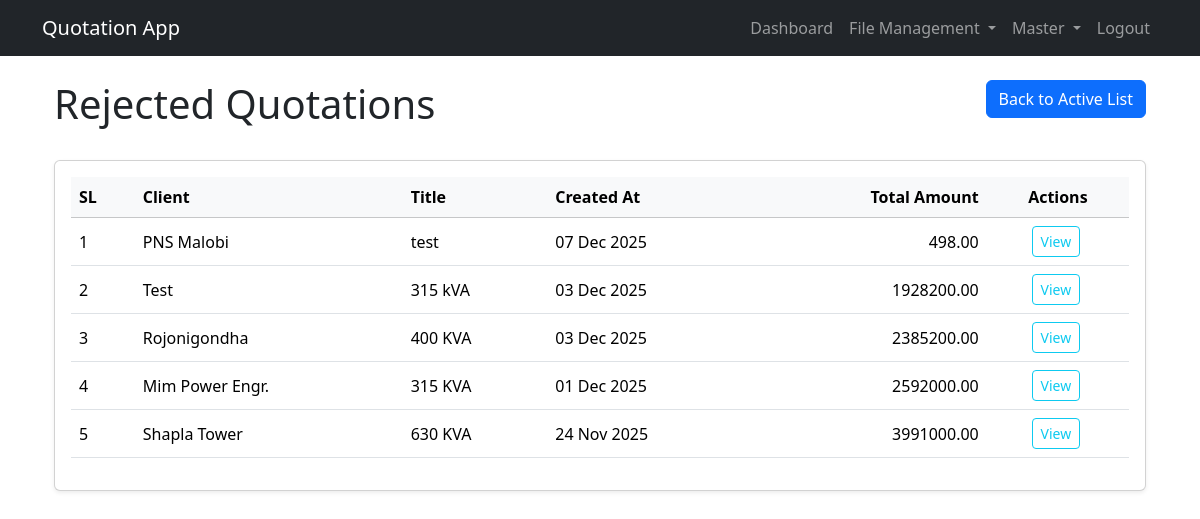
The app's page /rejected/ (signed in), older data.
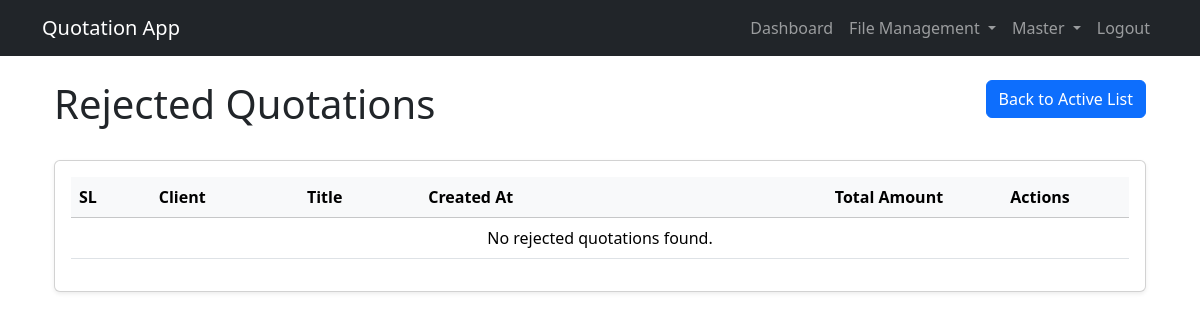
The same page, newer data.
### pages/models.py (models this page shows, shortened)
class Quotation(models.Model):
    STATUS_CHOICES = (
        ('active', 'Active'),
        ('archived', 'Archived'),
        ('rejected', 'Rejected'),
        ('achieved', 'Achieved'),
    )
    reference = models.CharField(max_length=20, null=True, blank=True)
    title = models.CharField(max_length=255)
    client_name = models.CharField(max_length=255)
    template = models.ForeignKey(QuotationTemplate, on_delete=models.SET_NULL, null=True, blank=True)
    created_at = models.DateTimeField(auto_now_add=True)
    updated_at = models.DateTimeField(auto_now=True)
    status = models.CharField(max_length=10, choices=STATUS_CHOICES, default='active')
    user = models.ForeignKey('auth.User', on_delete=models.SET_NULL, null=True, blank=True)
    discount = models.FloatField(default=0)
    def total_amount(self):
        return sum(group.subtotal() for group in self.groups.all())

class QuotationGroup(models.Model):
    quotation = models.ForeignKey(Quotation, on_delete=models.CASCADE, related_name='groups')
    name = models.CharField(max_length=255)
    def subtotal(self):
        return sum(item.total_price for item in self.items.all())

class QuotationItem(models.Model):
    group = models.ForeignKey(QuotationGroup, on_delete=models.CASCADE, related_name='items')
    item = models.ForeignKey(Item, on_delete=models.SET_NULL, null=True, blank=True)
    description = models.CharField(max_length=255, blank=True, null=True)
    unit = models.ForeignKey(Unit, on_delete=models.SET_NULL, null=True, blank=True)
    qty = models.FloatField(default=0)
    unit_price = models.FloatField(default=0)
    total_price = models.FloatField(default=0)

### pages/views.py (the view)
# urls.py: path('rejected/', RejectedQuotationListView.as_view(), name='rejected_quotation_list'),
@method_decorator(login_required, name='dispatch')
class RejectedQuotationListView(ListView):
    model = Quotation
    template_name = 'pages/quotations/rejected_quotation_list.html'
    context_object_name = 'quotations'
    paginate_by = 10
    def get_queryset(self):
        return Quotation.objects.filter(status='rejected').order_by('-created_at')

### templates/pages/quotations/rejected_quotation_list.html (shortened to what this page needs)
{% extends 'base.html' %}
{% block content %}
<div class="container-fluid">
    <div class="row mb-4">
        <div class="col-md-6">
            <h1>Rejected Quotations</h1>
        </div>
        <div class="col-md-6 text-md-end">
            <a href="{% url 'quotation_list' %}" class="btn btn-primary">Back to Active List</a>
        </div>
    </div>
    <div class="card shadow-sm mb-4">
        <div class="card-body">
            <div class="table-responsive">
                <table class="table table-hover align-middle">
                    <thead class="table-light">
                        <tr>
                            <th>SL</th>
                            <th>Client</th>
                            <th>Title</th>
                            <th>Created At</th>
                            <th class="text-end">Total Amount</th>
                            <th class="text-center">Actions</th>
                        </tr>
                    </thead>
                    <tbody>
                        {% for quotation in quotations %}
                        <tr>
                            <td>{{ page_obj.start_index|add:forloop.counter0 }}</td>
                            <td>{{ quotation.client_name }}</td>
                            <td>{{ quotation.title }}</td>
                            <td>{{ quotation.created_at|date:"d M Y" }}</td>
                            <td class="text-end">{{ quotation.total_amount|floatformat:2 }}</td>
                            <td class="text-center">
                                <a href="{% url 'quotation_view' quotation.pk %}" class="btn btn-sm btn-outline-info me-1">View</a>
                            </td>
                        </tr>
                        {% empty %}
                        <tr>
                            <td colspan="6" class="text-center">No rejected quotations found.</td>
                        </tr>
                        {% endfor %}
                    </tbody>
                </table>
            </div>
        </div>
    </div>
</div>
{% endblock %}

Row changes from the older to the newer data that the page shows:
removed Quotation: start_index|add "1", client_name "PNS Malobi", title "test", created_at "07 Dec 2025", total_amount "498.00"
no longer on this page (row edited): Quotation: start_index|add "2", client_name "Test", title "315 kVA", created_at "03 Dec 2025", total_amount "1928200.00"
no longer on this page (row edited): Quotation: start_index|add "3", client_name "Rojonigondha", title "400 KVA", created_at "03 Dec 2025", total_amount "2385200.00"
no longer on this page (row edited): Quotation: start_index|add "4", client_name "Mim Power Engr.", title "315 KVA", created_at "01 Dec 2025", total_amount "2592000.00"
no longer on this page (row edited): Quotation: start_index|add "5", client_name "Shapla Tower", title "630 KVA", created_at "24 Nov 2025", total_amount "3991000.00"
Text that changed along with them:
text now shown: "No rejected quotations found."
